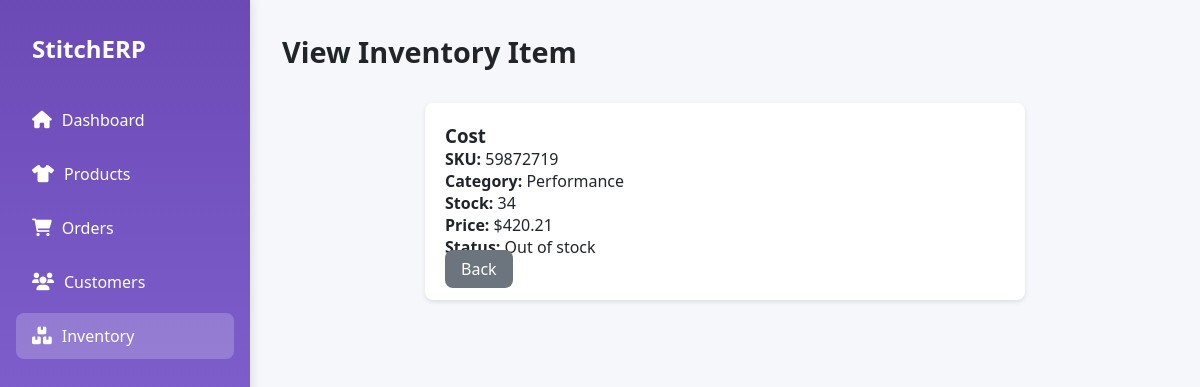
The page /inventory/inventory/3/ on the database its author committed.
### inventory/models.py (models this page shows, shortened)
class Inventory(models.Model):
    STATUS = [
        (1, 'Active'),
        (2, 'Out of stock'),
        (3, 'Draft'),
    ]
    product = models.OneToOneField(Product, on_delete=models.CASCADE, related_name='inventory')
    title = models.CharField(max_length=100)
    category = models.ForeignKey(Category, on_delete=models.CASCADE)
    price = models.DecimalField(decimal_places=2, max_digits=10)
    stock = models.IntegerField()
    status = models.IntegerField(choices=STATUS, default=1)
    code = models.CharField(max_length=100)
    size = models.DecimalField(decimal_places=2, max_digits=10)
    color = models.CharField(max_length=100)

### category/models.py (models this page shows, shortened)
class Category(models.Model):
    name = models.CharField(max_length=100)

### inventory/views.py (the view)
# urls.py: path('inventory/<int:id>/', views.view_inventory, name='view_inventory'),
def view_inventory(request, id):
    inventory_item = get_object_or_404(Inventory, id=id)
    context = {
        'item': inventory_item,
    }
    return render(request, 'view_inventory.html', context)

### templates/view_inventory.html (shortened to what this page needs)
<!DOCTYPE html>
<html lang="en">
<head>
    <link rel="stylesheet" href="https://cdnjs.cloudflare.com/ajax/libs/font-awesome/6.0.0-beta3/css/all.min.css">
</head>
<body>
    <div class="dashboard">
        <div class="sidebar">
            <div class="logo">
                <h1>StitchERP</h1>
            </div>
            <ul class="nav-menu">
                <li class="nav-item">
                    <a href="{% url 'dashboard' %}" class="nav-link">
                        <i class="fas fa-home"></i> Dashboard
                    </a>
                </li>
                <li class="nav-item">
                    <a href="{% url 'product' %}" class="nav-link">
                        <i class="fas fa-tshirt"></i> Products
                    </a>
                </li>
                <li class="nav-item">
                    <a href="{% url 'order_list' %}" class="nav-link">
                        <i class="fas fa-shopping-cart"></i> Orders
                    </a>
                </li>
                <li class="nav-item">
                    <a href="{% url 'customer' %}" class="nav-link">
                        <i class="fas fa-users"></i> Customers
                    </a>
                </li>
                <li class="nav-item active">
                    <a href="{% url 'inventory' %}" class="nav-link">
                        <i class="fas fa-boxes"></i> Inventory
                    </a>
                </li>
            </ul>
        </div>
        <div class="main-content">
            <div class="header">
                <div class="page-title">
                    <h2>View Inventory Item</h2>
                </div>
            </div>
            <div class="inventory-details">
                <h3>{{ item.title }}</h3>
                <p><strong>SKU:</strong> {{ item.code }}</p>
                <p><strong>Category:</strong> {{ item.category.name }}</p>
                <p><strong>Stock:</strong> {{ item.stock }}</p>
                <p><strong>Price:</strong> ${{ item.price }}</p>
                <p><strong>Status:</strong> {{ item.get_status_display }}</p>
                <a href="{% url 'inventory' %}" class="btn btn-secondary">Back</a>
            </div>
        </div>
    </div>
</body>
</html>

### templates/view_inventory.html (style rules this page uses)
:root { --primary: #6C4AB6; --secondary: #8D72E1; --accent: #B9E0FF; --light: #F8F9FA; --dark: #212529; --success: #4BB543; --warning: #FFC107; --danger: #DC3545; }
.inventory-details { max-width: 600px; margin: 20px auto; padding: 20px; background: #fff; border-radius: 8px; box-shadow: 0 2px 4px rgba(0,0,0,0.1); }
.btn { padding: 10px 20px; border: none; border-radius: 4px; cursor: pointer; text-decoration: none; color: #fff; }
.btn-secondary { background: #6c757d; }
* { margin: 0; padding: 0; box-sizing: border-box; font-family: 'Segoe UI', Tahoma, Geneva, Verdana, sans-serif; }
body { background-color: #f5f7fa; color: var(--dark); }
.dashboard { display: grid; grid-template-columns: 250px 1fr; min-height: 100vh; }
.sidebar { background: linear-gradient(180deg, var(--primary), var(--secondary)); color: white; padding: 2rem 1rem; box-shadow: 2px 0 10px rgba(0, 0, 0, 0.1); }
.logo { display: flex; align-items: center; margin-bottom: 2rem; padding-left: 1rem; }
.logo h1 { font-size: 1.5rem; font-weight: 700; }
.nav-menu { list-style: none; }
.nav-item { margin-bottom: 0.5rem; border-radius: 8px; transition: all 0.3s ease; }
.nav-item.active { background-color: rgba(255, 255, 255, 0.2); }
.nav-link { display: flex; align-items: center; padding: 0.75rem 1rem; color: white; text-decoration: none; font-weight: 500; }
.nav-link i { margin-right: 10px; font-size: 1.1rem; }
.main-content { padding: 2rem; }
.header { display: flex; justify-content: space-between; align-items: center; margin-bottom: 2rem; }
.page-title h2 { font-size: 1.8rem; color: var(--dark); }
.btn { padding: 0.5rem 1rem; border-radius: 8px; border: none; cursor: pointer; font-weight: 500; transition: all 0.3s ease; }

### rows shown on the page
Inventory: title "Cost", code "59872719", category.name "Performance", stock "34", price "420.21", status "Out of stock"
